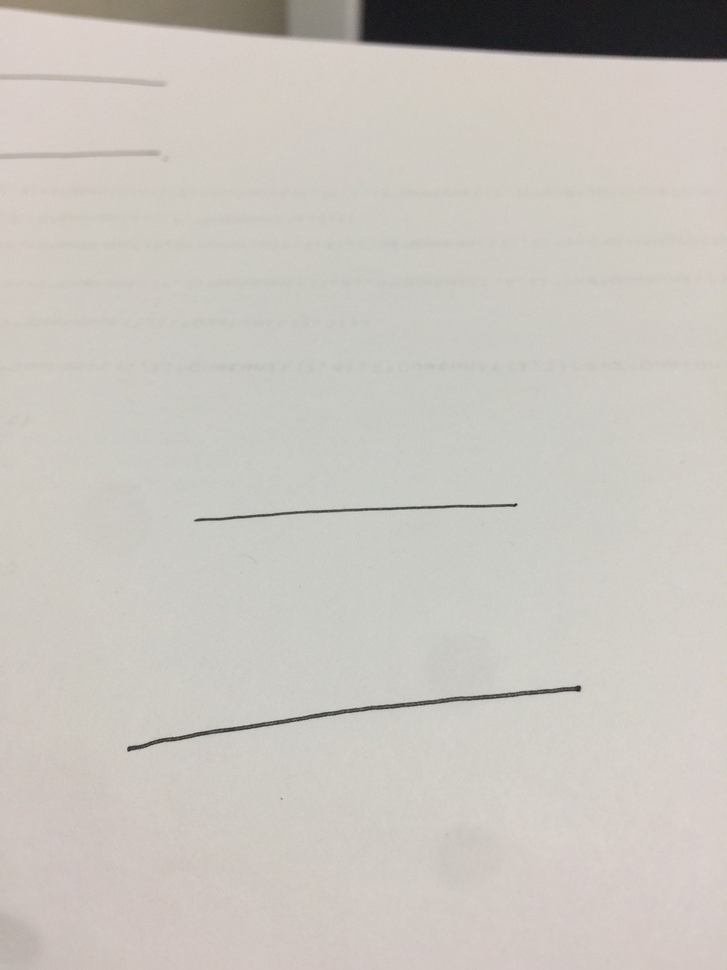
//> input picture 12.jpg, 727 x 970 px, shrunk from 2448 x 3264 before the run
$ ./juli   (built with g++ and OpenCV 4)
//> lines starting //> are read from the running program, lines starting //| are printed output that depends on the picture; after the words box and inside, x2 and y2 are one past the last pixel; in counts of white or black regions, pixels touching at a corner belong together
#include "core/core.hpp"
#include "highgui/highgui.hpp"
#include "imgproc/imgproc.hpp"
#include "iostream"

using namespace std;
using namespace cv;

int main()
{
	IplImage * src;
	src = cvLoadImage("12.jpg");
//> src is the input picture: 970 rows x 727 cols, CV_8UC3; mean B, G, R 190.3, 196.5, 200.6
	IplImage * dst = cvCreateImage(cvGetSize(src), 8, 1);
	IplImage * color_dst = cvCreateImage(cvGetSize(src), 8, 3);
	CvMemStorage *storage = cvCreateMemStorage(0);
	CvSeq* lines = 0;
	int i;
	IplImage * src1 = cvCreateImage(CvSize(src->width, src->height), IPL_DEPTH_8U, 1);
	cvCvtColor(src, src1, CV_BGR2GRAY);
	cvCanny(src1, dst, 50, 200, 3);
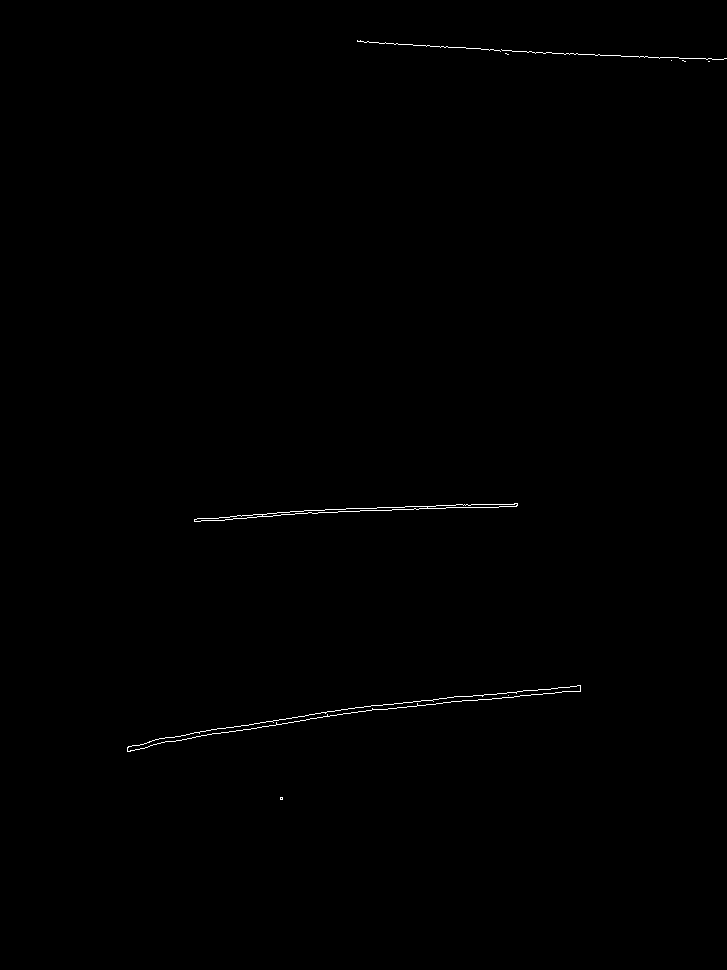
//> dst: 970 rows x 727 cols, CV_8UC1; 0.28% white in thin lines or dots, all inside (x1, y1, x2, y2) = (127, 40, 727, 800)
	cvCvtColor(dst, color_dst, CV_GRAY2BGR);
	lines = cvHoughLines2(dst, storage, CV_HOUGH_PROBABILISTIC, 1, CV_PI / 180, 80, 30, 10);
//> lines = 10 items
	for (i = 0; i < lines->total; i++) {
		CvPoint* line = (CvPoint*)cvGetSeqElem(lines, i);
		cvLine(color_dst, line[0], line[1], CV_RGB(255, 255, 0), 3, 8);
		double k = (double)(line[1].y - line[0].y) / (double)(line[1].x - line[0].x);
		double d = line[0].y - line[0].x*k;
		printf("This is the %d line, this line is y = %.2f x + %.2f \n", i + 1, k, d);
	}
//> this loop made 10 passes
//> (k, d) on passes 1 to 10: (-0.0324, 522.6), (0.0426, 28.83), (-0.158, 767.5), (-0.158, 763.7), (-0.033, 520), (-0.133, 757.3), (-0.105, 749.2), (-0.0847, 735.2), (0.0625, 18.44), (-0.1, 747.3)
//| This is the 1 line, this line is y = -0.03 x + 522.57
//| This is the 2 line, this line is y = 0.04 x + 28.83
//| This is the 3 line, this line is y = -0.16 x + 767.53
//| This is the 4 line, this line is y = -0.16 x + 763.67
//| This is the 5 line, this line is y = -0.03 x + 520.02
//| This is the 6 line, this line is y = -0.13 x + 757.33
//| This is the 7 line, this line is y = -0.11 x + 749.16
//| This is the 8 line, this line is y = -0.08 x + 735.15
//> (output is shown up to pass 8 of 10)
//> pass 1, `cvLine(color_dst, line[0], line[1], CV_RGB(255, 255, 0), 3, 8);`:
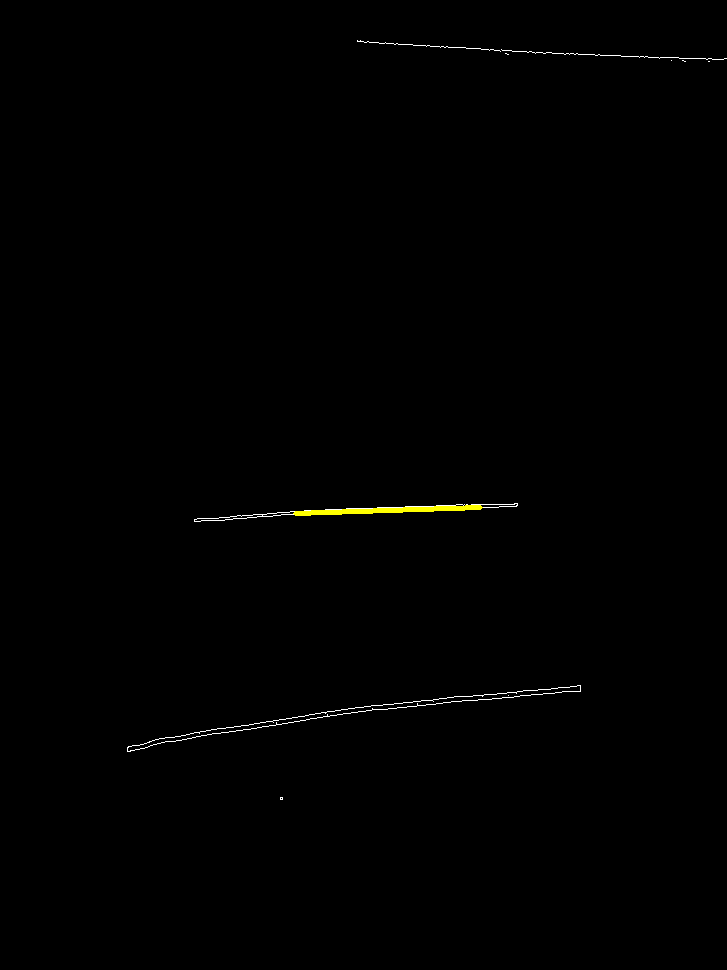
//> color_dst: 970 rows x 727 cols, CV_8UC3; mean B, G, R 0.6, 1, 1
//> pass 2, `cvLine(color_dst, line[0], line[1], CV_RGB(255, 255, 0), 3, 8);`:
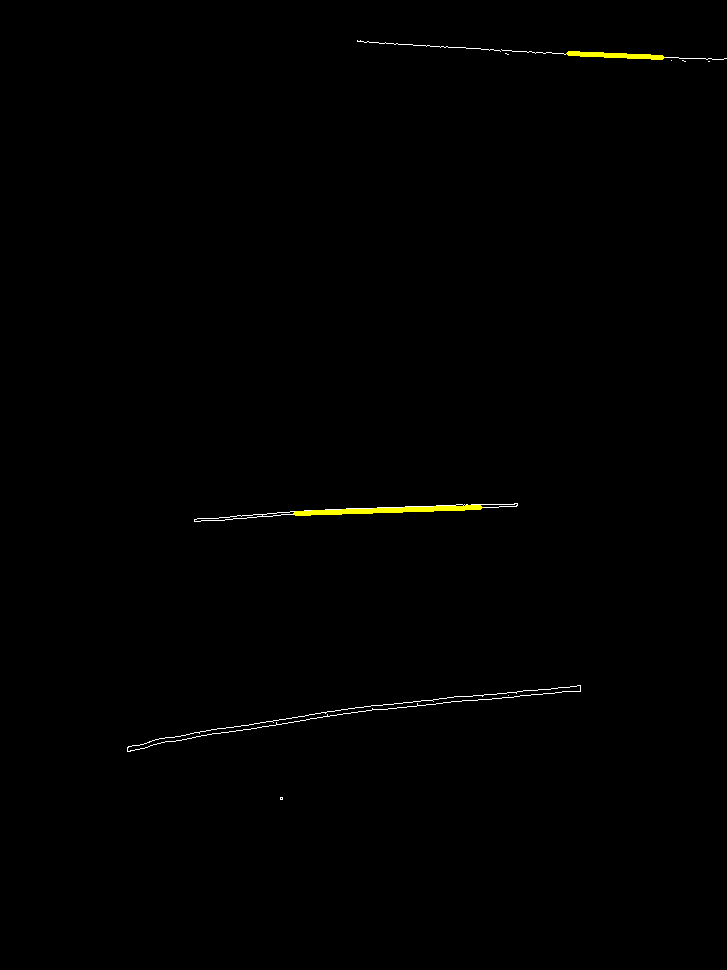
//> color_dst: 970 rows x 727 cols, CV_8UC3; 0.07% of pixels changed, all inside (x1, y1, x2, y2) = (566, 51, 665, 60)
//> pass 3, `cvLine(color_dst, line[0], line[1], CV_RGB(255, 255, 0), 3, 8);`:
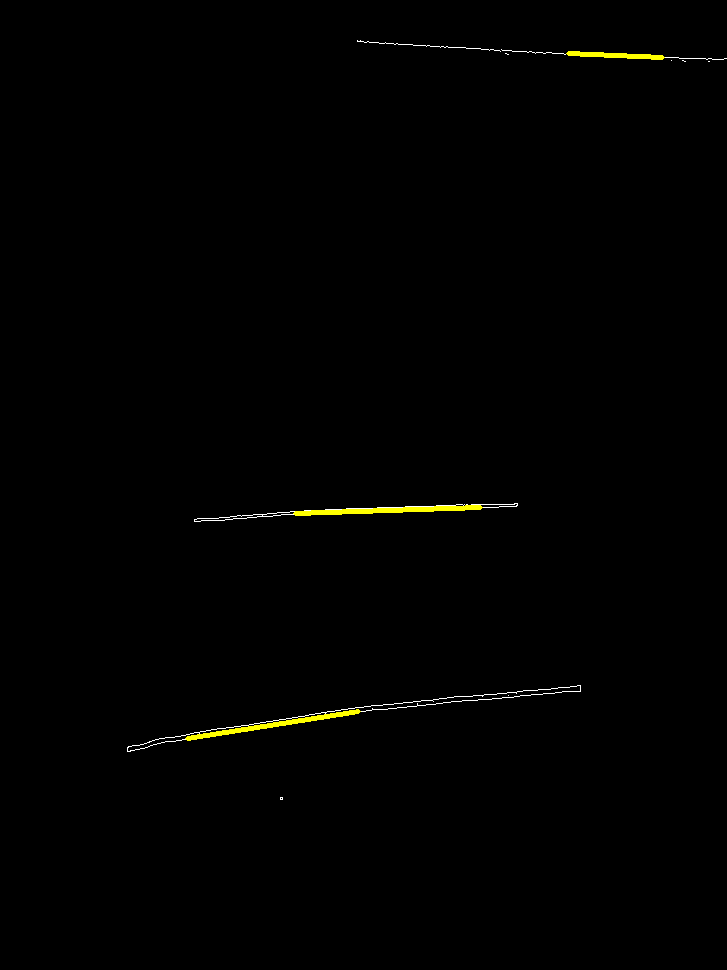
//> color_dst: 970 rows x 727 cols, CV_8UC3; 0.12% of pixels changed, all inside (x1, y1, x2, y2) = (185, 709, 361, 741)
//> after the loop:
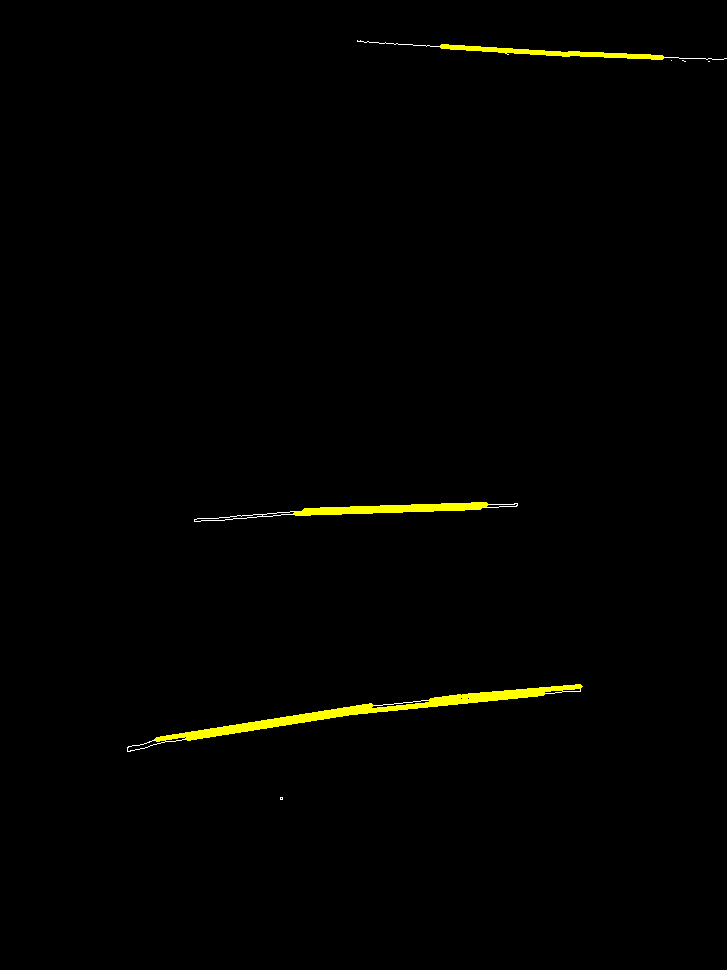
//> color_dst: 970 rows x 727 cols, CV_8UC3; 0.52% of pixels changed, all inside (x1, y1, x2, y2) = (154, 44, 583, 742)
	cvNamedWindow("Source", CV_WINDOW_NORMAL);
	cvShowImage("Source", src);
	cvNamedWindow("Hough", CV_WINDOW_NORMAL);
	cvShowImage("Hough", color_dst);
	cvWaitKey(0);


	return 0;
}

$ run again, with 01.jpg copied over 12.jpg
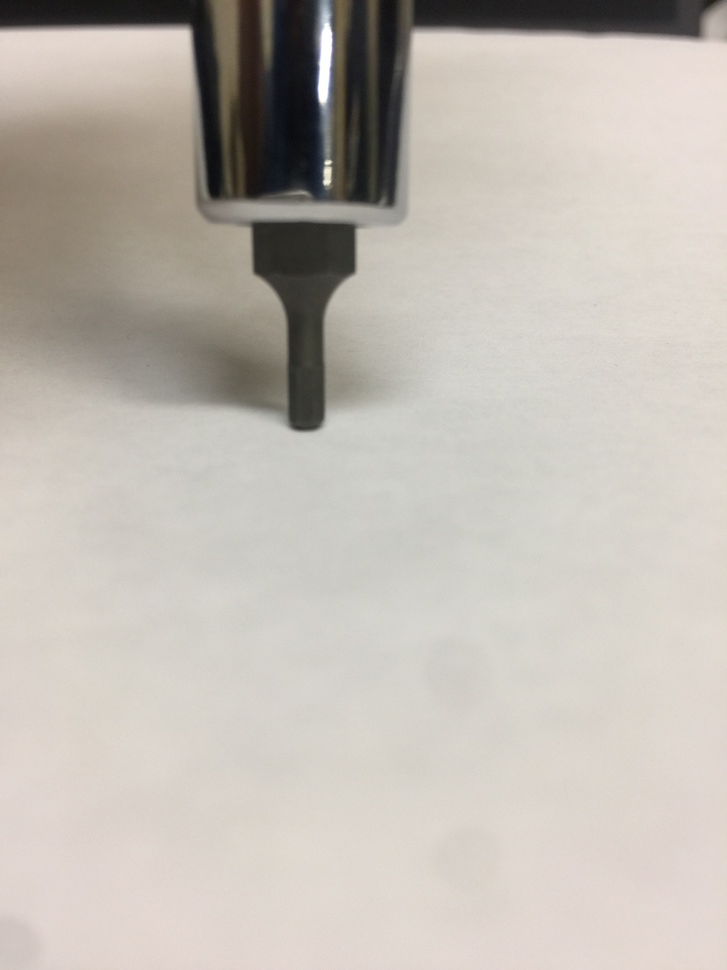
//> input picture 01.jpg, 727 x 970 px, shrunk from 2448 x 3264 before the run
//> src is the input picture: 970 rows x 727 cols, CV_8UC3; mean B, G, R 178.7, 186.5, 192.4
//> `cvCanny(src1, dst, 50, 200, 3);`:
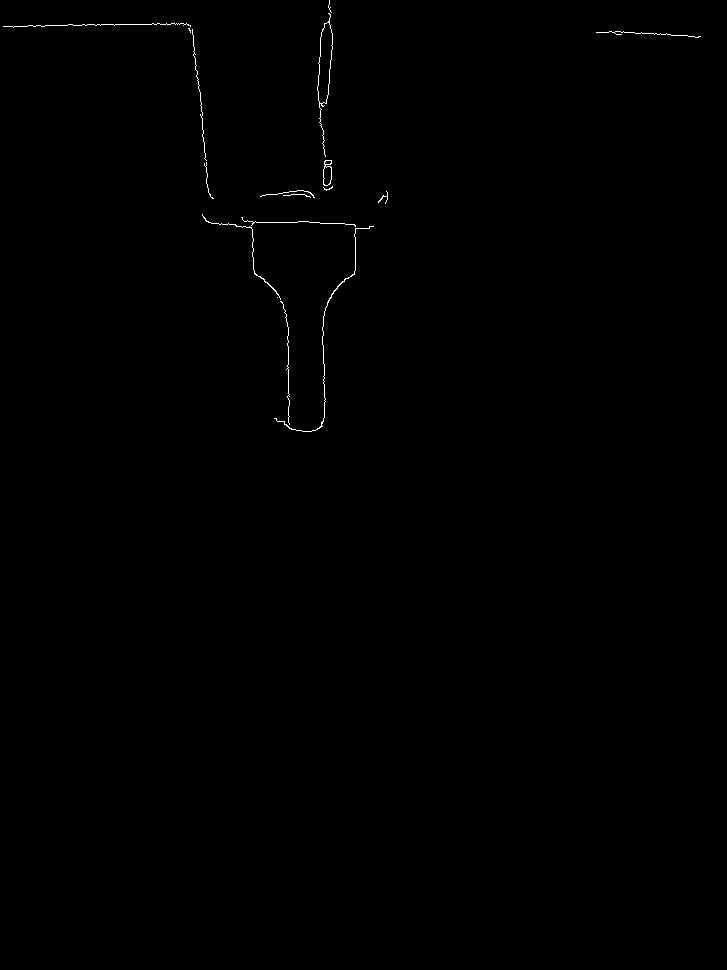
//> dst: 970 rows x 727 cols, CV_8UC1; 0.24% white in thin lines or dots, all inside (x1, y1, x2, y2) = (3, 0, 701, 432)
//> lines = 5 items
//> the loop `for (i = 0; i < lines->total; i++)` made 5 passes
//> (k, d) on passes 1 to 5: (-0.0164, 26.05), (36, -11265), (9.5, -1795), (-inf, inf), (0, 222)
//> (printed output is left out)
//> after the loop `for (i = 0; i < lines->total; i++)`:
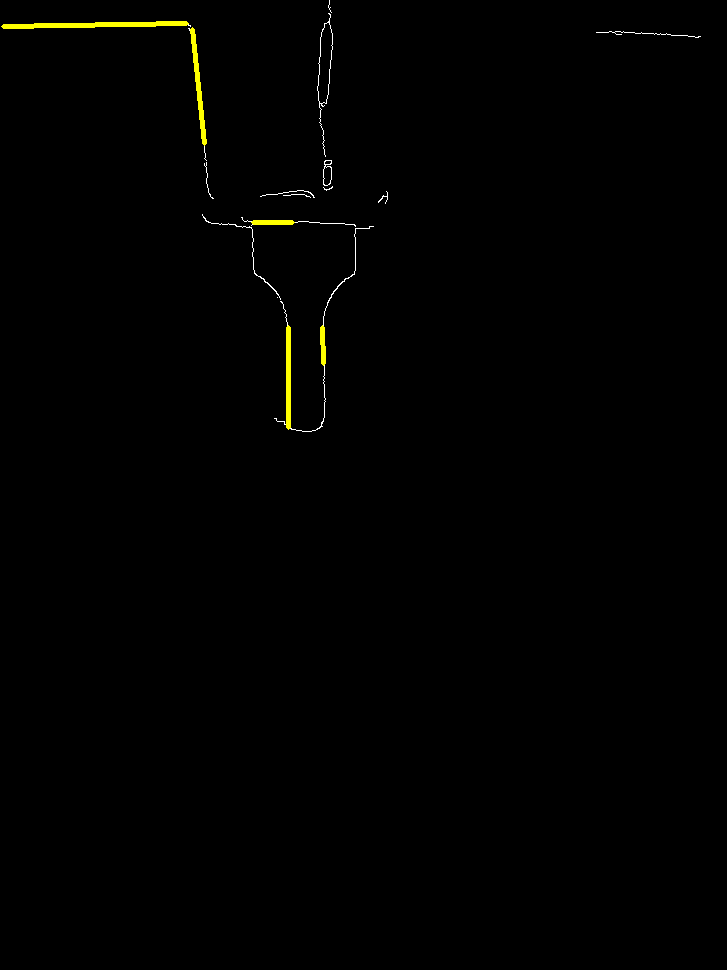
//> color_dst: 970 rows x 727 cols, CV_8UC3; mean B, G, R 0.4, 1.3, 1.3

$ run again, with 03.jpg copied over 12.jpg
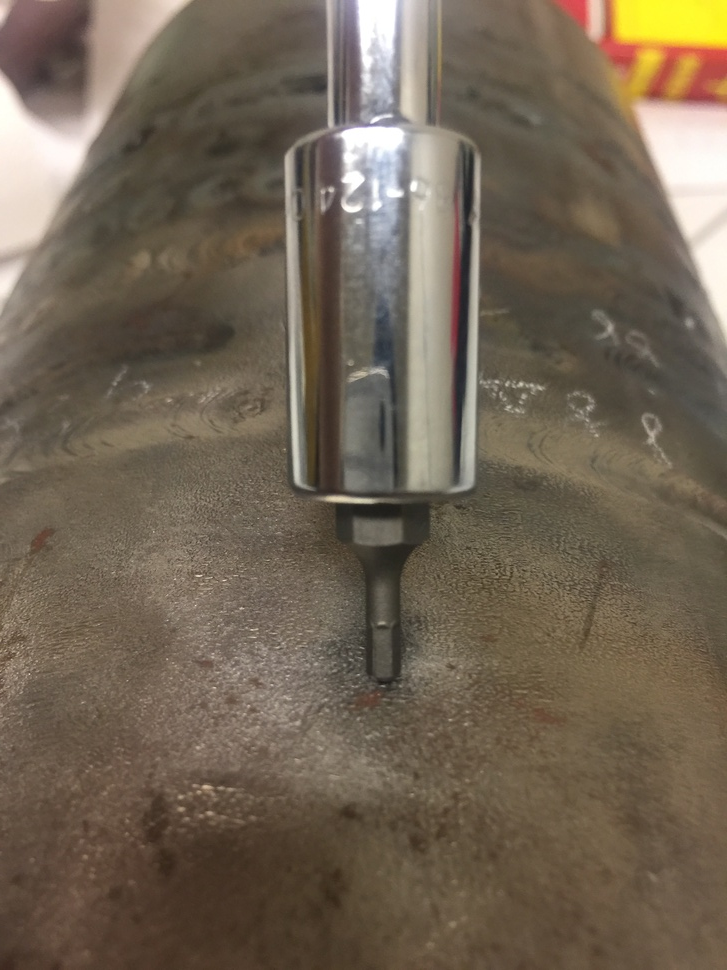
//> input picture 03.jpg, 727 x 970 px, shrunk from 2448 x 3264 before the run
//> src is the input picture: 970 rows x 727 cols, CV_8UC3; mean B, G, R 83.9, 100.5, 113.5
//> `cvCanny(src1, dst, 50, 200, 3);`:
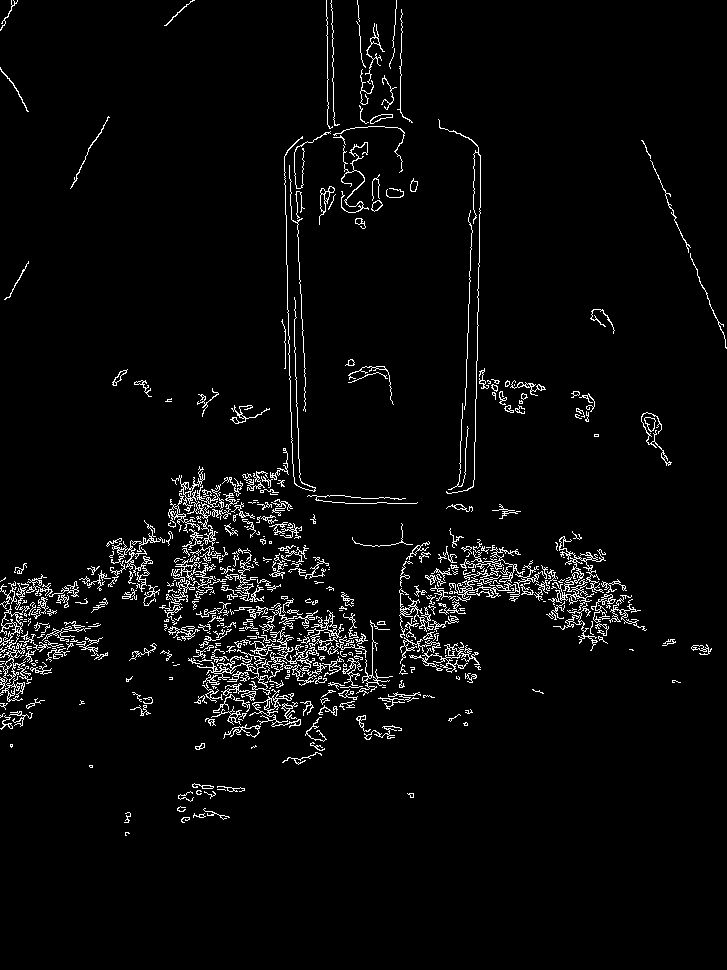
//> dst: 970 rows x 727 cols, CV_8UC1; 3.8% white in thin lines or dots, all inside (x1, y1, x2, y2) = (0, 0, 727, 836)
//> lines = 333 items
//> the loop `for (i = 0; i < lines->total; i++)` made 333 passes
//> (k, d) on passes 1 to 3: (-inf, inf), (-20.5, 9906), (45, -12571)
//> (printed output is left out)
//> after the loop `for (i = 0; i < lines->total; i++)`:
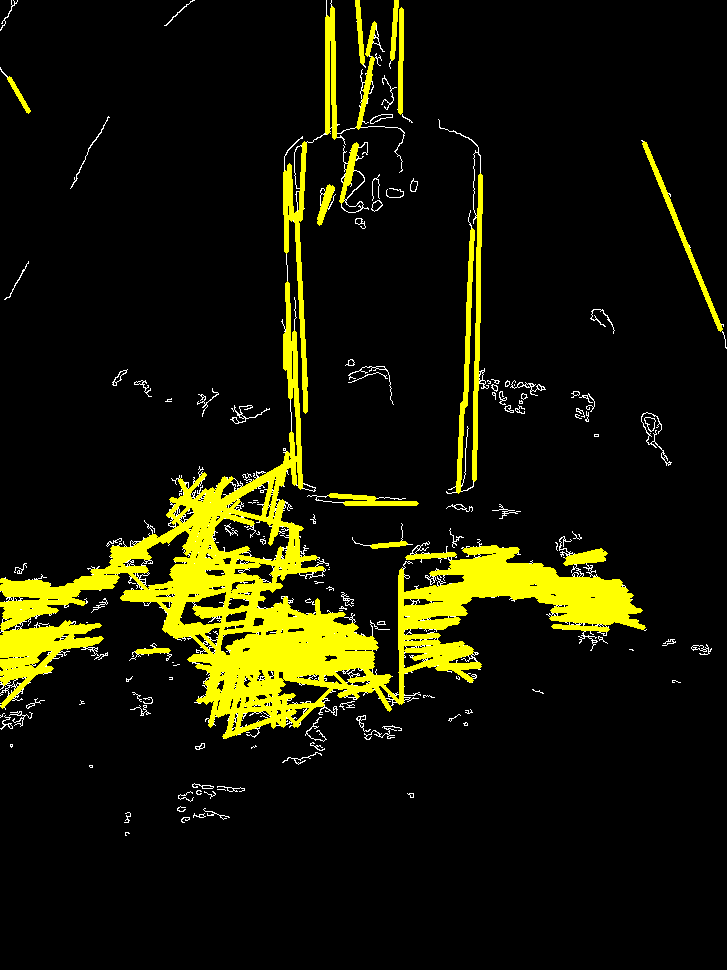
//> color_dst: 970 rows x 727 cols, CV_8UC3; mean B, G, R 3.3, 25, 25
